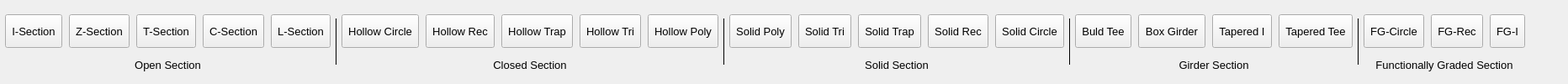
      <widget class="QWidget" name="Templatetab">
       <attribute name="title">
        <string>Template</string>
       </attribute>
       <layout class="QHBoxLayout" name="horizontalLayout_7">
        <property name="leftMargin">
         <number>3</number>
        </property>
        <property name="topMargin">
         <number>1</number>
        </property>
        <property name="bottomMargin">
         <number>1</number>
        </property>
        <item>
         <layout class="QVBoxLayout" name="verticalLayout_11">
          <property name="spacing">
           <number>0</number>
          </property>
          <property name="leftMargin">
           <number>3</number>
          </property>
          <item>
           <layout class="QHBoxLayout" name="horizontalLayout_11">
            <property name="spacing">
             <number>8</number>
            </property>
            <property name="topMargin">
             <number>3</number>
            </property>
            <item>
             <widget class="QToolButton" name="ISection_toolButton">
              <property name="sizePolicy">
               <sizepolicy hsizetype="Preferred" vsizetype="Fixed">
                <horstretch>0</horstretch>
                <verstretch>0</verstretch>
               </sizepolicy>
              </property>
              <property name="minimumSize">
               <size>
                <width>40</width>
                <height>40</height>
               </size>
              </property>
              <property name="font">
               <font>
                <family>Segoe UI</family>
                <pointsize>10</pointsize>
               </font>
              </property>
              <property name="text">
               <string>I-Section</string>
              </property>
             </widget>
            </item>
            <item>
             <widget class="QToolButton" name="ZSection_toolButton">
              <property name="sizePolicy">
               <sizepolicy hsizetype="Preferred" vsizetype="Fixed">
                <horstretch>0</horstretch>
                <verstretch>0</verstretch>
               </sizepolicy>
              </property>
              <property name="minimumSize">
               <size>
                <width>40</width>
                <height>40</height>
               </size>
              </property>
              <property name="font">
               <font>
                <family>Segoe UI</family>
                <pointsize>10</pointsize>
               </font>
              </property>
              <property name="text">
               <string>Z-Section</string>
              </property>
             </widget>
            </item>
            <item>
             <widget class="QToolButton" name="TSection_toolButton">
              <property name="sizePolicy">
               <sizepolicy hsizetype="Preferred" vsizetype="Fixed">
                <horstretch>0</horstretch>
                <verstretch>0</verstretch>
               </sizepolicy>
              </property>
              <property name="minimumSize">
               <size>
                <width>40</width>
                <height>40</height>
               </size>
              </property>
              <property name="font">
               <font>
                <family>Segoe UI</family>
                <pointsize>10</pointsize>
               </font>
              </property>
              <property name="text">
               <string>T-Section</string>
              </property>
             </widget>
            </item>
            <item>
             <widget class="QToolButton" name="CSection_toolButton">
              <property name="sizePolicy">
               <sizepolicy hsizetype="Preferred" vsizetype="Fixed">
                <horstretch>0</horstretch>
                <verstretch>0</verstretch>
               </sizepolicy>
              </property>
              <property name="minimumSize">
               <size>
                <width>40</width>
                <height>40</height>
               </size>
              </property>
              <property name="font">
               <font>
                <family>Segoe UI</family>
                <pointsize>10</pointsize>
               </font>
              </property>
              <property name="text">
               <string>C-Section</string>
              </property>
             </widget>
            </item>
            <item>
             <widget class="QToolButton" name="LSection_toolButton">
              <property name="sizePolicy">
               <sizepolicy hsizetype="Preferred" vsizetype="Fixed">
                <horstretch>0</horstretch>
                <verstretch>0</verstretch>
               </sizepolicy>
              </property>
              <property name="minimumSize">
               <size>
                <width>40</width>
                <height>40</height>
               </size>
              </property>
              <property name="font">
               <font>
                <family>Segoe UI</family>
                <pointsize>10</pointsize>
               </font>
              </property>
              <property name="text">
               <string>L-Section</string>
              </property>
             </widget>
            </item>
           </layout>
          </item>
          <item>
           <widget class="QLabel" name="label_3">
            <property name="minimumSize">
             <size>
              <width>0</width>
              <height>16</height>
             </size>
            </property>
            <property name="maximumSize">
             <size>
              <width>16777215</width>
              <height>16</height>
             </size>
            </property>
            <property name="font">
             <font>
              <family>Segoe UI</family>
              <pointsize>10</pointsize>
             </font>
            </property>
            <property name="text">
             <string>&lt;html&gt;&lt;head/&gt;&lt;body&gt;&lt;p align=&quot;center&quot;&gt;Open Section&lt;/p&gt;&lt;/body&gt;&lt;/html&gt;</string>
            </property>
           </widget>
          </item>
         </layout>
        </item>
        <item>
         <widget class="Line" name="line_3">
          <property name="sizePolicy">
           <sizepolicy hsizetype="Fixed" vsizetype="Fixed">
            <horstretch>0</horstretch>
            <verstretch>0</verstretch>
           </sizepolicy>
          </property>
          <property name="minimumSize">
           <size>
            <width>1</width>
            <height>55</height>
           </size>
          </property>
          <property name="maximumSize">
           <size>
            <width>1</width>
            <height>16777215</height>
           </size>
          </property>
          <property name="layoutDirection">
           <enum>Qt::LeftToRight</enum>
          </property>
          <property name="frameShadow">
           <enum>QFrame::Plain</enum>
          </property>
          <property name="midLineWidth">
           <number>1</number>
          </property>
          <property name="orientation">
           <enum>Qt::Vertical</enum>
          </property>
         </widget>
        </item>
        <item>
         <layout class="QVBoxLayout" name="verticalLayout_12">
          <property name="spacing">
           <number>0</number>
          </property>
          <item>
           <layout class="QHBoxLayout" name="horizontalLayout_12">
            <property name="spacing">
             <number>8</number>
            </property>
            <property name="topMargin">
             <number>3</number>
            </property>
            <item>
             <widget class="QToolButton" name="HollowCircle_toolButton">
              <property name="sizePolicy">
               <sizepolicy hsizetype="Preferred" vsizetype="Fixed">
                <horstretch>0</horstretch>
                <verstretch>0</verstretch>
               </sizepolicy>
              </property>
              <property name="minimumSize">
               <size>
                <width>40</width>
                <height>40</height>
               </size>
              </property>
              <property name="font">
               <font>
                <family>Segoe UI</family>
                <pointsize>10</pointsize>
               </font>
              </property>
              <property name="text">
               <string>Hollow Circle</string>
              </property>
             </widget>
            </item>
            <item>
             <widget class="QToolButton" name="HollowRec_toolButton">
              <property name="sizePolicy">
               <sizepolicy hsizetype="Preferred" vsizetype="Fixed">
                <horstretch>0</horstretch>
                <verstretch>0</verstretch>
               </sizepolicy>
              </property>
              <property name="minimumSize">
               <size>
                <width>40</width>
                <height>40</height>
               </size>
              </property>
              <property name="font">
               <font>
                <family>Segoe UI</family>
                <pointsize>10</pointsize>
               </font>
              </property>
              <property name="text">
               <string>Hollow Rec</string>
              </property>
             </widget>
            </item>
            <item>
             <widget class="QToolButton" name="HollowTrap_toolButton">
              <property name="sizePolicy">
               <sizepolicy hsizetype="Preferred" vsizetype="Fixed">
                <horstretch>0</horstretch>
                <verstretch>0</verstretch>
               </sizepolicy>
              </property>
              <property name="minimumSize">
               <size>
                <width>40</width>
                <height>40</height>
               </size>
              </property>
              <property name="font">
               <font>
                <family>Segoe UI</family>
                <pointsize>10</pointsize>
               </font>
              </property>
              <property name="text">
               <string>Hollow Trap</string>
              </property>
             </widget>
            </item>
            <item>
             <widget class="QToolButton" name="HollowTri_toolButton">
              <property name="sizePolicy">
               <sizepolicy hsizetype="Preferred" vsizetype="Fixed">
                <horstretch>0</horstretch>
                <verstretch>0</verstretch>
               </sizepolicy>
              </property>
              <property name="minimumSize">
               <size>
                <width>40</width>
                <height>40</height>
               </size>
              </property>
              <property name="font">
               <font>
                <family>Segoe UI</family>
                <pointsize>10</pointsize>
               </font>
              </property>
              <property name="text">
               <string>Hollow Tri</string>
              </property>
             </widget>
            </item>
            <item>
             <widget class="QToolButton" name="HollowPoly_toolButton">
              <property name="sizePolicy">
               <sizepolicy hsizetype="Preferred" vsizetype="Fixed">
                <horstretch>0</horstretch>
                <verstretch>0</verstretch>
               </sizepolicy>
              </property>
              <property name="minimumSize">
               <size>
                <width>40</width>
                <height>40</height>
               </size>
              </property>
              <property name="font">
               <font>
                <family>Segoe UI</family>
                <pointsize>10</pointsize>
               </font>
              </property>
              <property name="text">
               <string>Hollow Poly</string>
              </property>
             </widget>
            </item>
           </layout>
          </item>
          <item>
           <widget class="QLabel" name="label_4">
            <property name="minimumSize">
             <size>
              <width>0</width>
              <height>16</height>
             </size>
            </property>
            <property name="maximumSize">
             <size>
              <width>16777215</width>
              <height>16</height>
             </size>
            </property>
            <property name="font">
             <font>
              <family>Segoe UI</family>
              <pointsize>10</pointsize>
             </font>
            </property>
            <property name="text">
             <string>&lt;html&gt;&lt;head/&gt;&lt;body&gt;&lt;p align=&quot;center&quot;&gt;Closed Section&lt;/p&gt;&lt;/body&gt;&lt;/html&gt;</string>
            </property>
           </widget>
          </item>
         </layout>
        </item>
        <item>
         <widget class="Line" name="line_4">
          <property name="sizePolicy">
           <sizepolicy hsizetype="Fixed" vsizetype="Fixed">
            <horstretch>0</horstretch>
            <verstretch>0</verstretch>
           </sizepolicy>
          </property>
          <property name="minimumSize">
           <size>
            <width>1</width>
            <height>55</height>
           </size>
          </property>
          <property name="maximumSize">
           <size>
            <width>1</width>
            <height>16777215</height>
           </size>
          </property>
          <property name="frameShadow">
           <enum>QFrame::Plain</enum>
          </property>
          <property name="midLineWidth">
           <number>1</number>
          </property>
          <property name="orientation">
           <enum>Qt::Vertical</enum>
          </property>
         </widget>
        </item>
        <item>
         <layout class="QVBoxLayout" name="verticalLayout_13">
          <property name="spacing">
           <number>0</number>
          </property>
          <item>
           <layout class="QHBoxLayout" name="horizontalLayout_13">
            <property name="spacing">
             <number>8</number>
            </property>
            <property name="topMargin">
             <number>3</number>
            </property>
            <item>
             <widget class="QToolButton" name="SolidPoly_toolButton">
              <property name="minimumSize">
               <size>
                <width>40</width>
                <height>40</height>
               </size>
              </property>
              <property name="font">
               <font>
                <family>Segoe UI</family>
                <pointsize>10</pointsize>
               </font>
              </property>
              <property name="text">
               <string>Solid Poly</string>
              </property>
             </widget>
            </item>
            <item>
             <widget class="QToolButton" name="SolidTri_toolButton">
              <property name="minimumSize">
               <size>
                <width>40</width>
                <height>40</height>
               </size>
              </property>
              <property name="font">
               <font>
                <family>Segoe UI</family>
                <pointsize>10</pointsize>
               </font>
              </property>
              <property name="text">
               <string>Solid Tri</string>
              </property>
             </widget>
            </item>
            <item>
             <widget class="QToolButton" name="SolidTrap_toolButton">
              <property name="minimumSize">
               <size>
                <width>40</width>
                <height>40</height>
               </size>
              </property>
              <property name="font">
               <font>
                <family>Segoe UI</family>
                <pointsize>10</pointsize>
               </font>
              </property>
              <property name="text">
               <string>Solid Trap</string>
              </property>
             </widget>
            </item>
            <item>
             <widget class="QToolButton" name="SolidRec_toolButton">
              <property name="minimumSize">
               <size>
                <width>40</width>
                <height>40</height>
               </size>
              </property>
              <property name="font">
               <font>
                <family>Segoe UI</family>
                <pointsize>10</pointsize>
               </font>
              </property>
              <property name="text">
               <string>Solid Rec</string>
              </property>
             </widget>
            </item>
            <item>
             <widget class="QToolButton" name="SolidCircle_toolButton">
              <property name="minimumSize">
               <size>
                <width>40</width>
                <height>40</height>
               </size>
              </property>
              <property name="font">
               <font>
                <family>Segoe UI</family>
                <pointsize>10</pointsize>
               </font>
              </property>
              <property name="text">
               <string>Solid Circle</string>
              </property>
             </widget>
            </item>
           </layout>
          </item>
          <item>
           <widget class="QLabel" name="label_5">
            <property name="minimumSize">
             <size>
              <width>0</width>
              <height>16</height>
             </size>
            </property>
            <property name="maximumSize">
             <size>
              <width>16777215</width>
              <height>16</height>
             </size>
            </property>
            <property name="font">
             <font>
              <family>Segoe UI</family>
              <pointsize>10</pointsize>
             </font>
            </property>
            <property name="text">
             <string>&lt;html&gt;&lt;head/&gt;&lt;body&gt;&lt;p align=&quot;center&quot;&gt;Solid Section&lt;/p&gt;&lt;/body&gt;&lt;/html&gt;</string>
            </property>
           </widget>
          </item>
         </layout>
        </item>
        <item>
         <widget class="Line" name="line_5">
          <property name="sizePolicy">
           <sizepolicy hsizetype="Fixed" vsizetype="Fixed">
            <horstretch>0</horstretch>
            <verstretch>0</verstretch>
           </sizepolicy>
          </property>
          <property name="minimumSize">
           <size>
            <width>1</width>
            <height>55</height>
           </size>
          </property>
          <property name="maximumSize">
           <size>
            <width>1</width>
            <height>16777215</height>
           </size>
          </property>
          <property name="frameShadow">
           <enum>QFrame::Plain</enum>
          </property>
          <property name="midLineWidth">
           <number>1</number>
          </property>
          <property name="orientation">
           <enum>Qt::Vertical</enum>
          </property>
         </widget>
        </item>
        <item>
         <layout class="QVBoxLayout" name="verticalLayout_14">
          <property name="spacing">
           <number>0</number>
          </property>
          <item>
           <layout class="QHBoxLayout" name="horizontalLayout_14">
            <property name="spacing">
             <number>8</number>
            </property>
            <property name="topMargin">
             <number>3</number>
            </property>
            <item>
             <widget class="QToolButton" name="BuldTee_toolButton">
              <property name="minimumSize">
               <size>
                <width>40</width>
                <height>40</height>
               </size>
              </property>
              <property name="font">
               <font>
                <family>Segoe UI</family>
                <pointsize>10</pointsize>
               </font>
              </property>
              <property name="text">
               <string>Buld Tee</string>
              </property>
             </widget>
            </item>
            <item>
             <widget class="QToolButton" name="BoxGirder_toolButton">
              <property name="minimumSize">
               <size>
                <width>40</width>
                <height>40</height>
               </size>
              </property>
              <property name="font">
               <font>
                <family>Segoe UI</family>
                <pointsize>10</pointsize>
               </font>
              </property>
              <property name="text">
               <string>Box Girder</string>
              </property>
             </widget>
            </item>
            <item>
             <widget class="QToolButton" name="TaperedI_toolButton">
              <property name="minimumSize">
               <size>
                <width>40</width>
                <height>40</height>
               </size>
              </property>
              <property name="font">
               <font>
                <family>Segoe UI</family>
                <pointsize>10</pointsize>
               </font>
              </property>
              <property name="text">
               <string>Tapered I</string>
              </property>
             </widget>
            </item>
            <item>
             <widget class="QToolButton" name="TaperedTee_toolButton">
              <property name="minimumSize">
               <size>
                <width>40</width>
                <height>40</height>
               </size>
              </property>
              <property name="font">
               <font>
                <family>Segoe UI</family>
                <pointsize>10</pointsize>
               </font>
              </property>
              <property name="text">
               <string>Tapered Tee</string>
              </property>
             </widget>
            </item>
           </layout>
          </item>
          <item>
           <widget class="QLabel" name="label_6">
            <property name="minimumSize">
             <size>
              <width>0</width>
              <height>16</height>
             </size>
            </property>
            <property name="maximumSize">
             <size>
              <width>16777215</width>
              <height>16</height>
             </size>
            </property>
            <property name="font">
             <font>
              <family>Segoe UI</family>
              <pointsize>10</pointsize>
             </font>
            </property>
            <property name="text">
             <string>&lt;html&gt;&lt;head/&gt;&lt;body&gt;&lt;p align=&quot;center&quot;&gt;Girder Section&lt;/p&gt;&lt;/body&gt;&lt;/html&gt;</string>
            </property>
           </widget>
          </item>
         </layout>
        </item>
        <item>
         <widget class="Line" name="line_6">
          <property name="sizePolicy">
           <sizepolicy hsizetype="Fixed" vsizetype="Fixed">
            <horstretch>0</horstretch>
            <verstretch>0</verstretch>
           </sizepolicy>
          </property>
          <property name="minimumSize">
           <size>
            <width>1</width>
            <height>55</height>
           </size>
          </property>
          <property name="maximumSize">
           <size>
            <width>1</width>
            <height>16777215</height>
           </size>
          </property>
          <property name="frameShadow">
           <enum>QFrame::Plain</enum>
          </property>
          <property name="midLineWidth">
           <number>1</number>
          </property>
          <property name="orientation">
           <enum>Qt::Vertical</enum>
          </property>
         </widget>
        </item>
        <item>
         <layout class="QVBoxLayout" name="verticalLayout_15">
          <property name="spacing">
           <number>0</number>
          </property>
          <item>
           <layout class="QHBoxLayout" name="horizontalLayout_15">
            <property name="spacing">
             <number>8</number>
            </property>
            <property name="topMargin">
             <number>3</number>
            </property>
            <item>
             <widget class="QToolButton" name="FGCircle_toolButton">
              <property name="minimumSize">
               <size>
                <width>40</width>
                <height>40</height>
               </size>
              </property>
              <property name="font">
               <font>
                <family>Segoe UI</family>
                <pointsize>10</pointsize>
               </font>
              </property>
              <property name="text">
               <string>FG-Circle</string>
              </property>
             </widget>
            </item>
            <item>
             <widget class="QToolButton" name="FGRec_toolButton">
              <property name="minimumSize">
               <size>
                <width>40</width>
                <height>40</height>
               </size>
              </property>
              <property name="font">
               <font>
                <family>Segoe UI</family>
                <pointsize>10</pointsize>
               </font>
              </property>
              <property name="text">
               <string>FG-Rec</string>
              </property>
             </widget>
            </item>
            <item>
             <widget class="QToolButton" name="FGI_toolButton">
              <property name="minimumSize">
               <size>
                <width>40</width>
                <height>40</height>
               </size>
              </property>
              <property name="font">
               <font>
                <family>Segoe UI</family>
                <pointsize>10</pointsize>
               </font>
              </property>
              <property name="text">
               <string>FG-I</string>
              </property>
             </widget>
            </item>
           </layout>
          </item>
          <item>
           <widget class="QLabel" name="label_7">
            <property name="minimumSize">
             <size>
              <width>0</width>
              <height>16</height>
             </size>
            </property>
            <property name="maximumSize">
             <size>
              <width>16777215</width>
              <height>16</height>
             </size>
            </property>
            <property name="font">
             <font>
              <family>Segoe UI</family>
              <pointsize>10</pointsize>
             </font>
            </property>
            <property name="text">
             <string>&lt;html&gt;&lt;head/&gt;&lt;body&gt;&lt;p align=&quot;center&quot;&gt;Functionally Graded Section&lt;/p&gt;&lt;/body&gt;&lt;/html&gt;</string>
            </property>
           </widget>
          </item>
         </layout>
        </item>
        <item>
         <spacer name="horizontalSpacer_3">
          <property name="orientation">
           <enum>Qt::Horizontal</enum>
          </property>
          <property name="sizeHint" stdset="0">
           <size>
            <width>40</width>
            <height>20</height>
           </size>
          </property>
         </spacer>
        </item>
       </layout>
      </widget>
